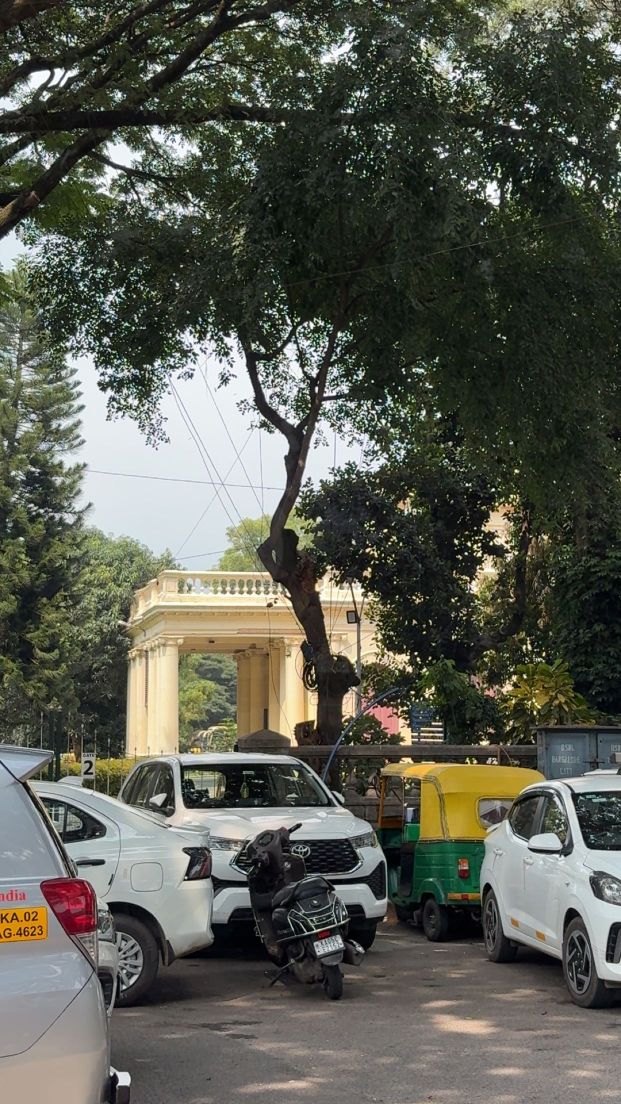
#> input picture input-IMG/5b369f9c-02fd-41ad-adc2-88f81ffe7075.jpg, 1242 x 2208 px (shown at 1/2 size); its folder holds only this picture in this run
$ python -i glitch_filter_pack.py   (imports and definitions only)
#> lines starting #> are read from the running program, lines starting #| are printed output that depends on the picture; after the words box and inside, x2 and y2 are one past the last pixel; in counts of white or black regions, pixels touching at a corner belong together
#> further down, picture is the input picture: PIL image 1242x2208 RGB; mean R, G, B 89.3, 91.3, 80.9
import os
import io
import random
import numpy as np
from PIL import Image, ImageFilter, ImageEnhance, ImageOps

# =========================================================
# CONFIG
# =========================================================
INPUT_FOLDER = "wallter"
OUTPUT_FOLDER = "glitch_filter_pack"
VARIANTS_PER_IMAGE = 10  # one per filter by default
SUPPORTED_EXTENSIONS = (".jpg", ".jpeg", ".png", ".webp")

FILTERS = [
    "broken_ccd",
    "dead_sensor",
    "memory_card_corrupt",
    "vhs_drift",
    "pixel_melt",
    "jpeg_crush",
    "signal_torn",
    "night_vision",
    "infrared_bloom",
    "xray_negative",
]

# =========================================================
# UTILS
# =========================================================
def ensure_output_folder():
    os.makedirs(OUTPUT_FOLDER, exist_ok=True)

def load_image(path):
    return Image.open(path).convert("RGB")

def save_image(img, path):
    img.save(path)

def np_img(img):
    return np.array(img).astype(np.uint8)

def pil_img(arr):
    return Image.fromarray(np.clip(arr, 0, 255).astype(np.uint8))

def clamp_u8(arr):
    return np.clip(arr, 0, 255).astype(np.uint8)

def add_noise(arr, strength=10):
    noise = np.random.randint(-strength, strength + 1, arr.shape, dtype=np.int16)
    out = arr.astype(np.int16) + noise
    return clamp_u8(out)

# [5 lines left out: function blend, not called in this run]

def rgb_shift(arr, max_shift=6):
    out = np.zeros_like(arr)
    for c in range(3):
        dx = random.randint(-max_shift, max_shift)
        dy = random.randint(-max_shift, max_shift)
        out[:, :, c] = np.roll(np.roll(arr[:, :, c], dy, axis=0), dx, axis=1)
    return out

# [5 lines left out: function jpeg_recompress, not called in this run]

# =========================================================
# SHARED HELPERS
# =========================================================
def contrast_prep(img, contrast=(1.2, 2.0), color=(1.0, 1.8), sharpness=(1.0, 2.2)):
#> called with contrast = (1.3, 2.4), color = (1.1, 2), sharpness = (1, 2.2)
    img = ImageEnhance.Contrast(img).enhance(random.uniform(*contrast))
    img = ImageEnhance.Color(img).enhance(random.uniform(*color))
    img = ImageEnhance.Sharpness(img).enhance(random.uniform(*sharpness))
    return img

# [6 lines left out: function add_scanlines, not called in this run]

def add_bloom(img, blur_radius=8, amount=0.35):
    base = np_img(img).astype(np.float32)
    blur = np_img(img.filter(ImageFilter.GaussianBlur(radius=blur_radius))).astype(np.float32)
    out = base * (1 - amount) + blur * amount
    return pil_img(clamp_u8(out))

# =========================================================
# FILTER 1: BROKEN CCD
# Sensor readout smear + bloom streaks + row corruption
# =========================================================
def filter_broken_ccd(img):
    img = contrast_prep(img, contrast=(1.3, 2.4), color=(1.1, 2.0))
    arr = np_img(img)
    h, w, _ = arr.shape
#> h = 2208; w = 1242
    out = arr.copy()

    # bright areas cause horizontal smear (CCD bloom style)
    gray = np.array(ImageOps.grayscale(img))
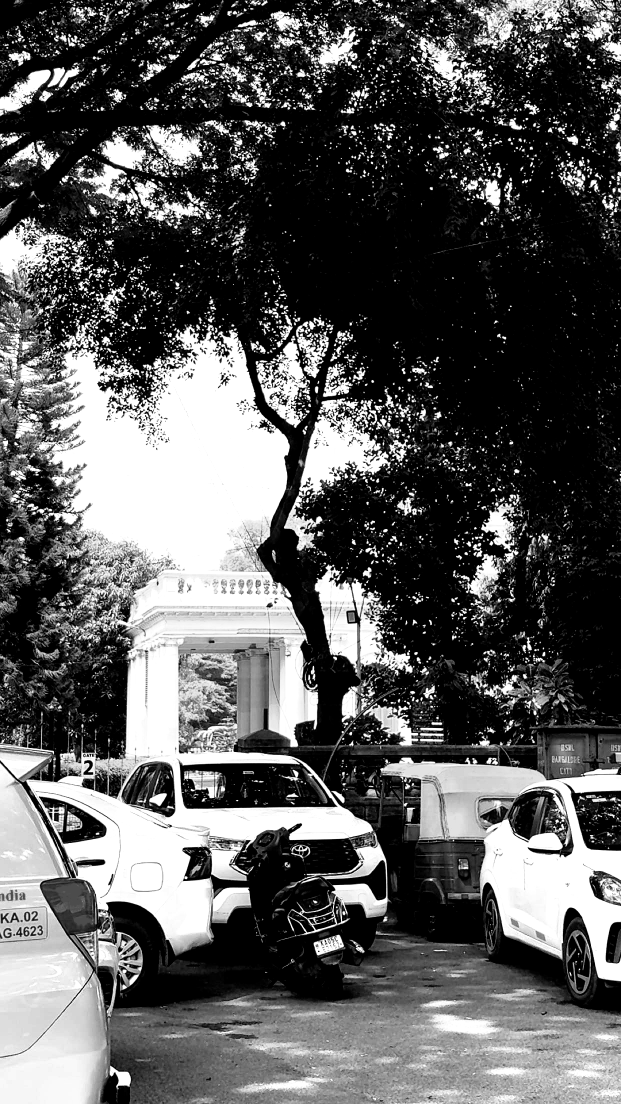
#> gray: shape (2208, 1242) (shown at 1/2 size); min 0, max 255, mean 90.7
    bright_mask = gray > random.randint(180, 230)
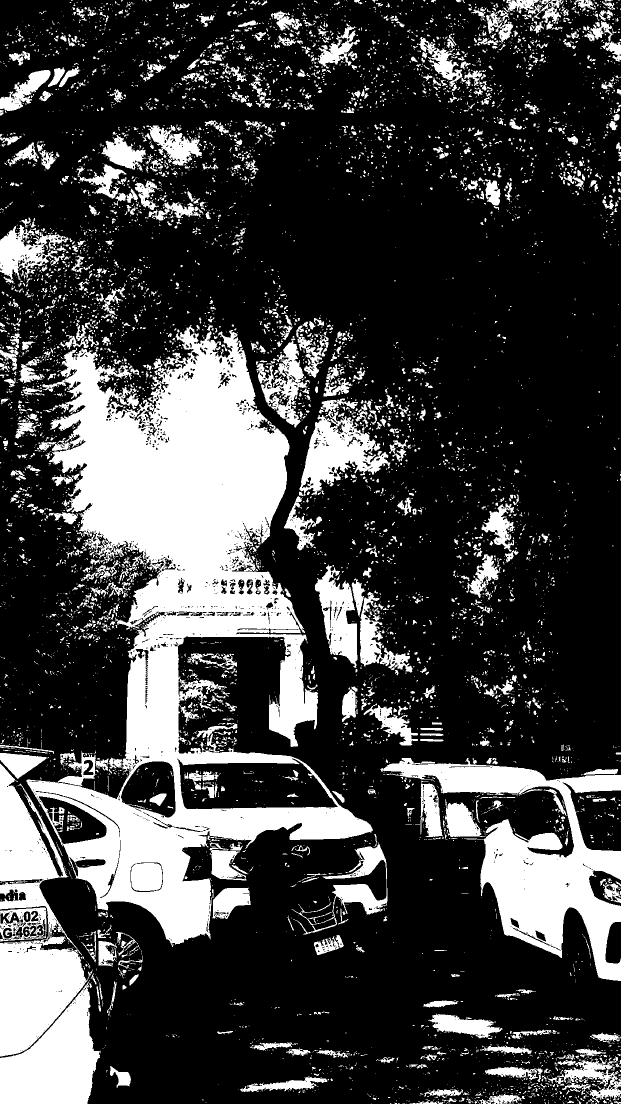
#> bright_mask: shape (2208, 1242) bool (shown at 1/2 size); 25.6% white; 7330 white regions (6129 under 20 px), largest, box (x1, y1, x2, y2) and area: (53, 650, 746, 1894) 306723, (761, 1516, 1242, 1962) 67246, (0, 1527, 185, 2113) 49462

    for y in range(h):
        if bright_mask[y].any() and random.random() < 0.55:
            smear_len = random.randint(w // 20, max(w // 8, 8))
            row = out[y].copy()
            for x in range(w):
                if bright_mask[y, x]:
                    end = min(w, x + smear_len)
                    row[x:end] = np.maximum(row[x:end], row[x])
            out[y] = row

    # row readout corruption
    for _ in range(random.randint(6, 20)):
        y = random.randint(0, h - 2)
        bh = random.randint(1, max(2, h // 60))
        y2 = min(h, y + bh)
        band = out[y:y2].copy()
        shift = random.randint(-w // 10, w // 10)
        out[y:y2] = np.roll(band, shift, axis=1)
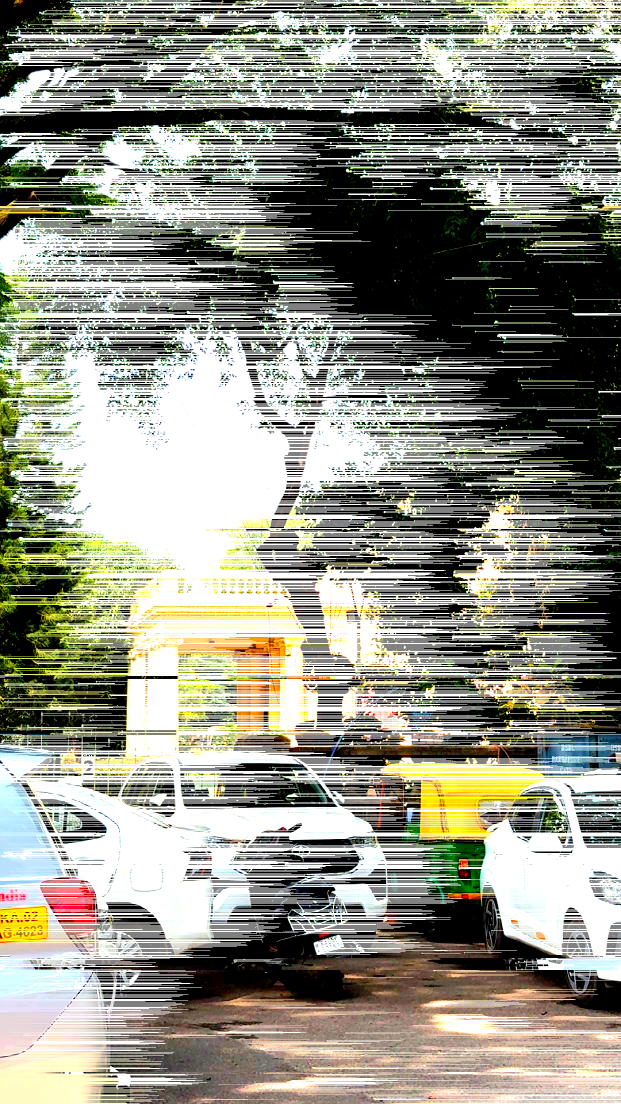
#> out: shape (2208, 1242, 3) (shown at 1/2 size); mean R, G, B 145.8, 146.2, 132.7

    # subtle channel offset
    out = rgb_shift(out, max_shift=random.randint(1, 4))
#> after the loop in rgb_shift, `for c in range(3):`:
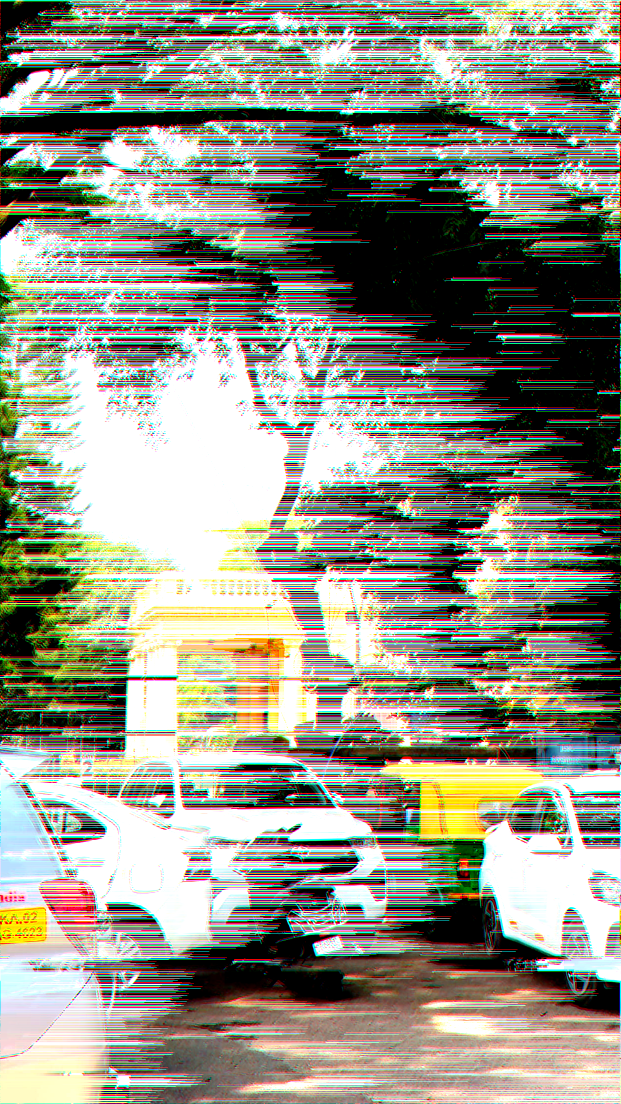
#> out: shape (2208, 1242, 3) (shown at 1/2 size); mean R, G, B 145.8, 146.2, 132.7
    out = add_noise(out, strength=random.randint(4, 10))
#> in clamp_u8, `return np.clip(arr, 0, 255).astype(np.uint8)`:
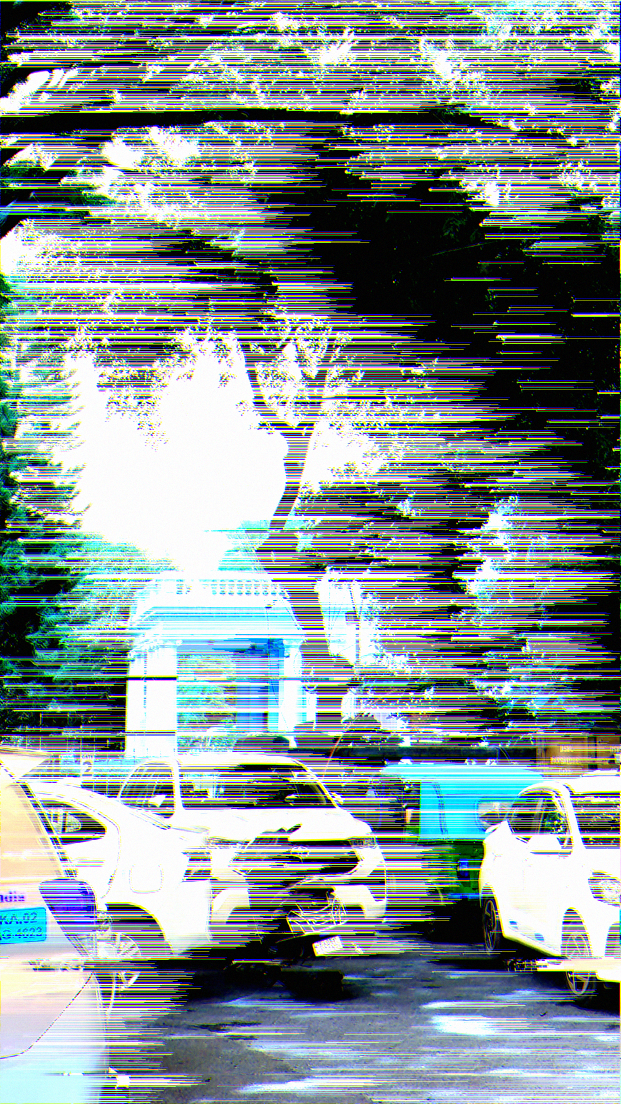
#> returned value: shape (2208, 1242, 3) (shown at 1/2 size); mean of channels 0, 1, 2 145.5, 145.7, 132.5; drawn as B, G, R

    if random.random() < 0.7:
        out = np_img(add_bloom(pil_img(out), blur_radius=random.randint(3, 8), amount=random.uniform(0.15, 0.35)))
#> in add_bloom, `blur = np_img(img.filter(ImageFilter.GaussianBlur(radius=blur_radius))..`:
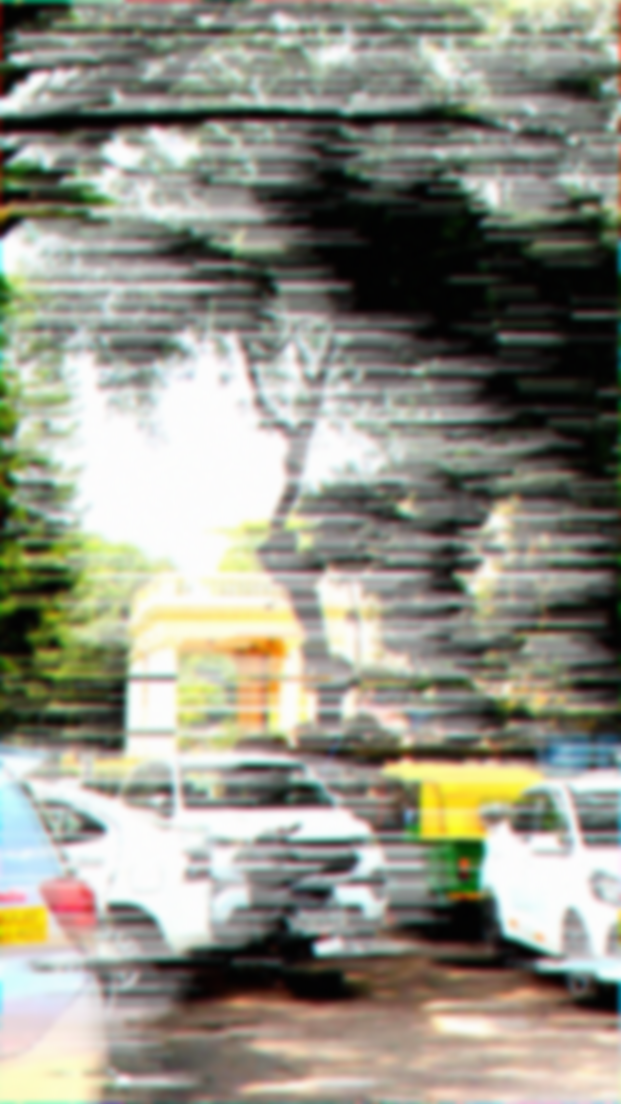
#> blur: shape (2208, 1242, 3) float32 (shown at 1/2 size); mean R, G, B 145.8, 146, 132.7

    return pil_img(out)

# =========================================================
# FILTER 2: DEAD SENSOR
# Dead pixels + hot pixels + stuck columns / lines
# =========================================================
# [356 lines left out: functions filter_dead_sensor, filter_memory_card_corrupt, filter_vhs_drift, filter_pixel_melt, filter_jpeg_crush, filter_signal_torn and 3 more, not called in this run]

# =========================================================
# FILTER DISPATCH
# =========================================================
FILTER_FUNCTIONS = {
    "broken_ccd": filter_broken_ccd,
    "dead_sensor": filter_dead_sensor,
    "memory_card_corrupt": filter_memory_card_corrupt,
    "vhs_drift": filter_vhs_drift,
    "pixel_melt": filter_pixel_melt,
    "jpeg_crush": filter_jpeg_crush,
    "signal_torn": filter_signal_torn,
    "night_vision": filter_night_vision,
    "infrared_bloom": filter_infrared_bloom,
    "xray_negative": filter_xray_negative,
}

def apply_filter(img, filter_name):
    return FILTER_FUNCTIONS[filter_name](img)

# =========================================================
# MAIN
# =========================================================
# [30 lines left out: function process_images, not called in this run]

# [2 lines not run here, left out]

>>> from PIL import Image
>>> picture = Image.open('../../input-IMG/5b369f9c-02fd-41ad-adc2-88f81ffe7075.jpg')
>>> result = filter_broken_ccd(picture)

$ run again, on input-IMG/lake.jpg
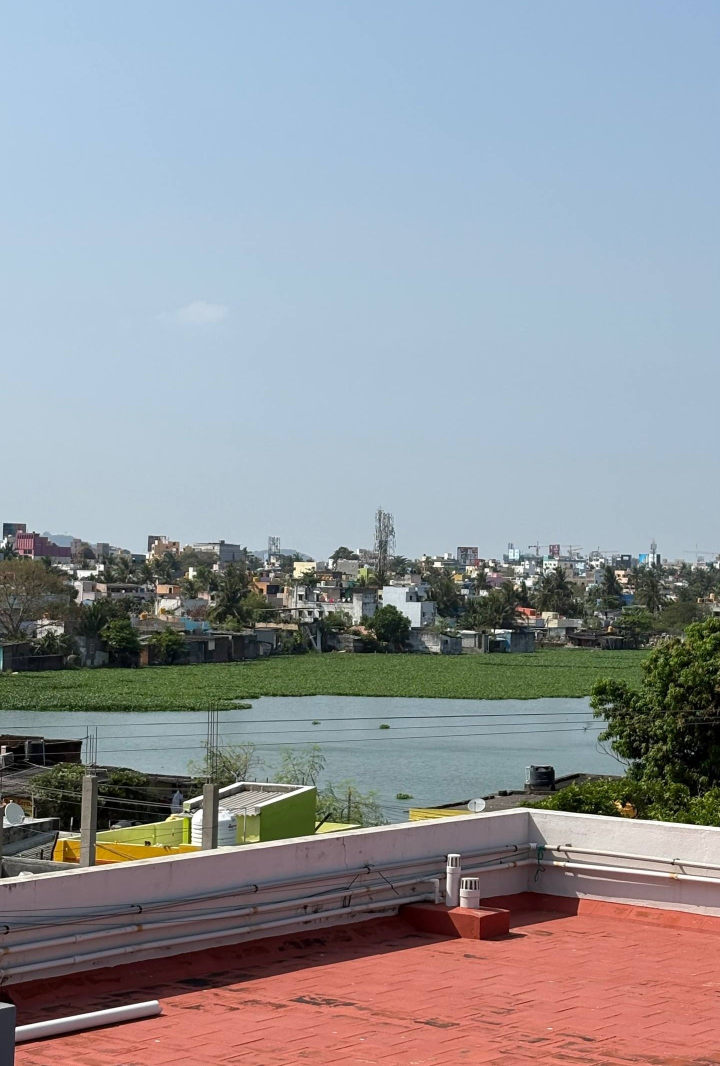
#> input picture input-IMG/lake.jpg, 1440 x 2132 px (shown at 1/2 size)
#> picture is the input picture: PIL image 1440x2132 RGB; mean R, G, B 146.6, 150, 155.7
#> bright_mask: shape (2132, 1440) bool; 54.7% white; 357 black regions (326 under 20 px), largest, box (x1, y1, x2, y2) and area: (0, 1017, 1440, 1757) 777312, (0, 1624, 1440, 2132) 608178, (1344, 0, 1424, 16) 924
#> after the loop in filter_broken_ccd, `for _ in range(random.randint(6, 20)):`:
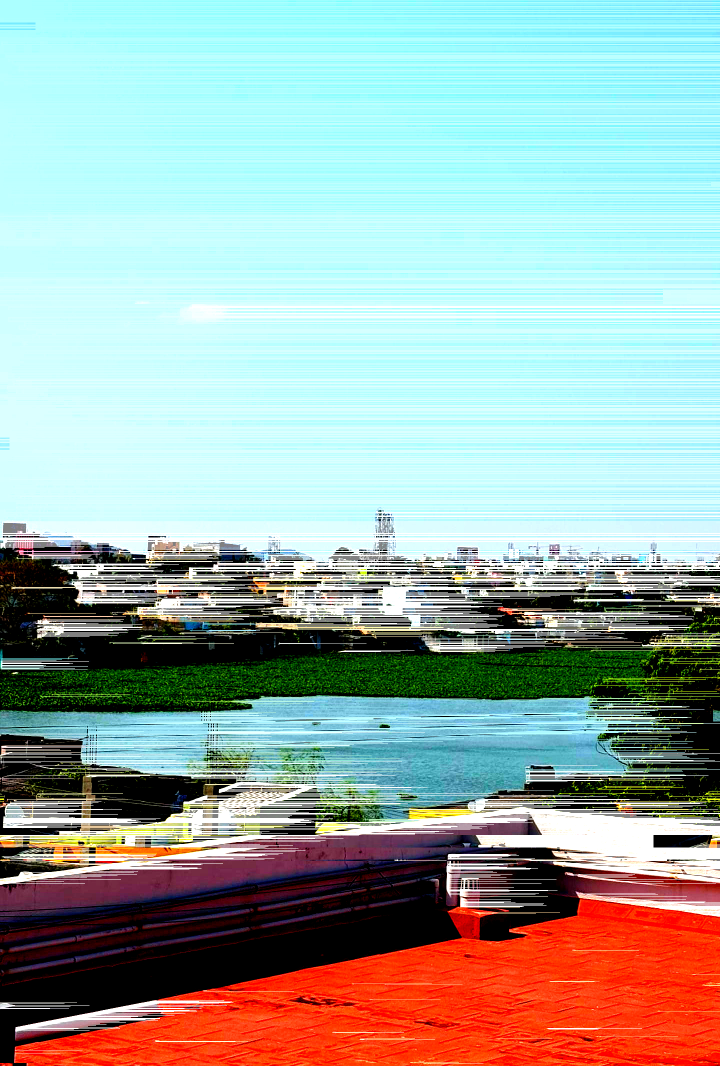
#> out: shape (2132, 1440, 3) (shown at 1/2 size); mean R, G, B 157.5, 174.7, 168.7
#> in clamp_u8, `return np.clip(arr, 0, 255).astype(np.uint8)`:
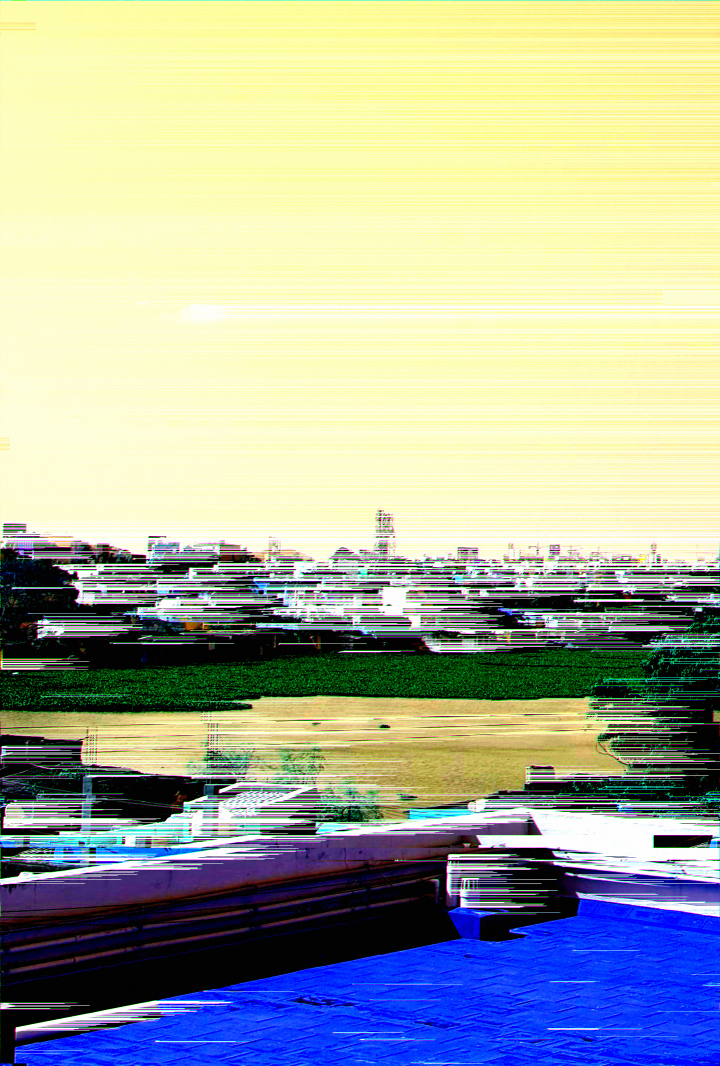
#> returned value: shape (2132, 1440, 3) (shown at 1/2 size); mean of channels 0, 1, 2 157.4, 174.1, 168.1; drawn as B, G, R
